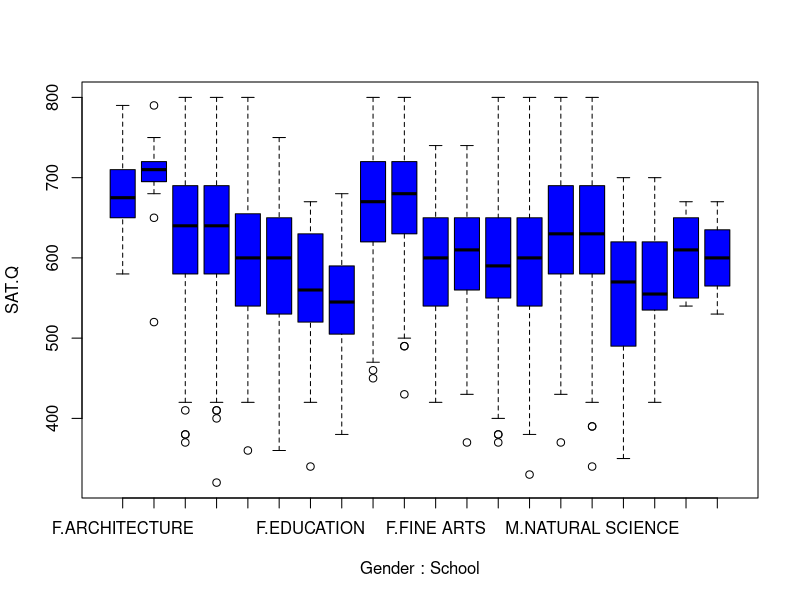
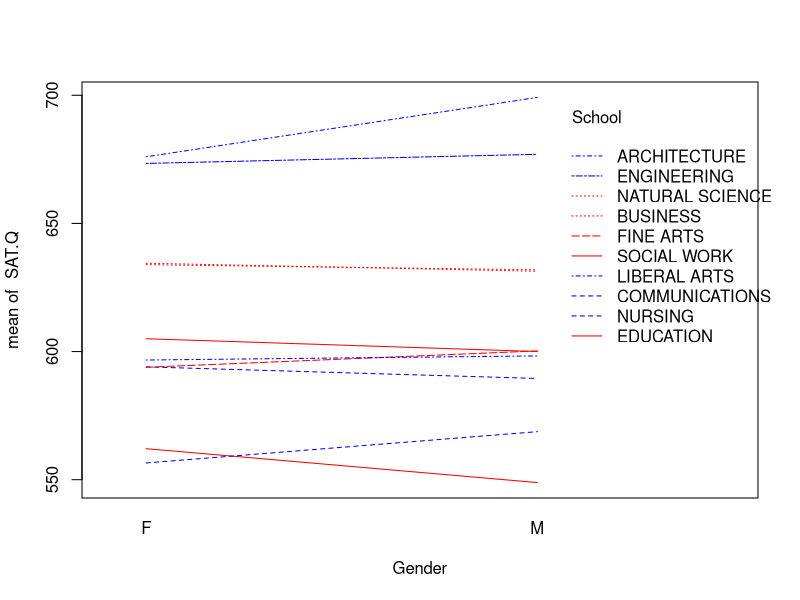
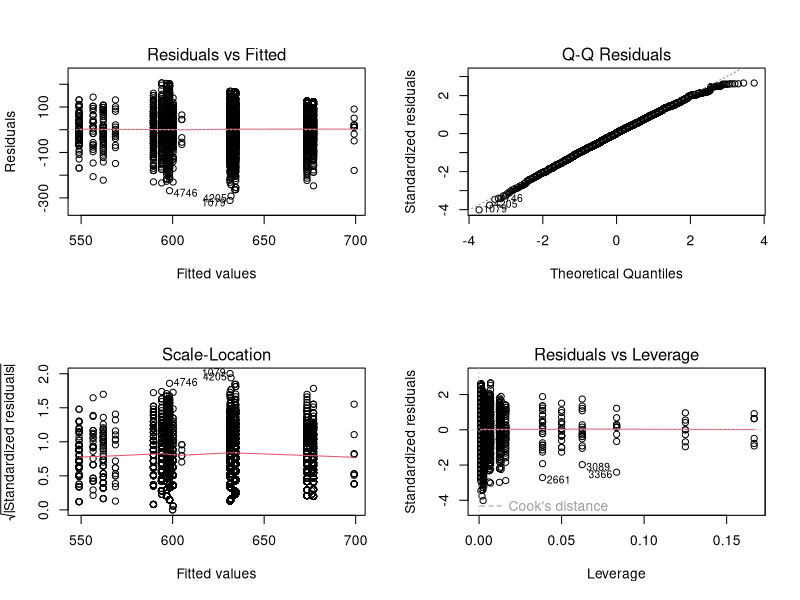

Reproduce these figures in R, in order.
## ---- chunk 1
sat = read.csv("ut2000.csv")
attach(sat)
tapply(SAT.C, list(Gender,School),mean)
boxplot(SAT.Q~Gender+School, col="blue", data=sat)
interaction.plot(Gender, School, SAT.Q, col=c("blue","red"))

out=lm(SAT.Q~Gender*School,data=sat)
out1=lm(SAT.Q~Gender+School+Gender*School,data=sat)
out2=lm(SAT.Q~Gender+School,data=sat)

anova(out)
summary(out1)
summary(out2)

par(mfrow=c(2,2))
plot(out)
